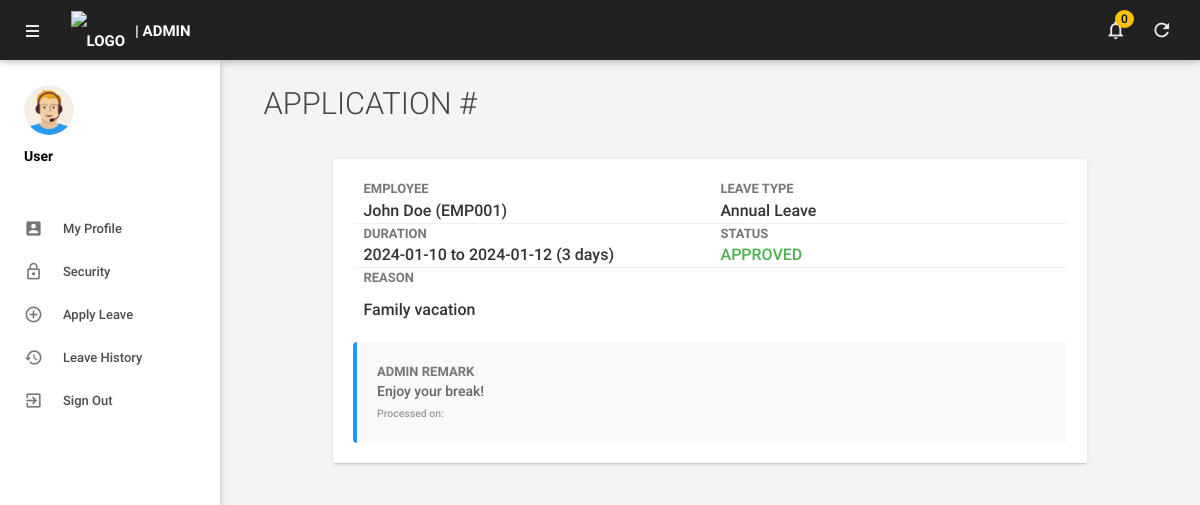
/admin/leave-details.php?leaveid=1 (signed in), run on the app's committed database.
### tables this page shows
CREATE TABLE `tblleaves` (
  `id` int(11) NOT NULL AUTO_INCREMENT,
  `LeaveType` varchar(110) NOT NULL,
  `FromDate` date NOT NULL,
  `ToDate` date NOT NULL,
  `DaysRequested` int(11) DEFAULT 0,
  `Description` mediumtext NOT NULL,
  `PostingDate` timestamp NOT NULL DEFAULT CURRENT_TIMESTAMP,
  `AdminRemark` mediumtext,
  `AdminRemarkDate` varchar(120) DEFAULT NULL,
  `Status` int(1) NOT NULL DEFAULT 0,
  `IsRead` int(1) NOT NULL DEFAULT 0,
  `empid` int(11) NOT NULL,
  PRIMARY KEY (`id`)
);

CREATE TABLE `tblemployees` (
  `id` int(11) NOT NULL AUTO_INCREMENT,
  `EmpId` varchar(100) NOT NULL,
  `FirstName` varchar(150) NOT NULL,
  `LastName` varchar(150) NOT NULL,
  `EmailId` varchar(200) NOT NULL,
  `Password` varchar(255) NOT NULL,
  `Gender` varchar(100) DEFAULT NULL,
  `Dob` varchar(100) DEFAULT NULL,
  `Department` varchar(255) DEFAULT NULL,
  `Address` varchar(255) DEFAULT NULL,
  `City` varchar(200) DEFAULT NULL,
  `State` varchar(150) DEFAULT NULL,
  `Country` varchar(150) DEFAULT 'Nigeria',
  `Phonenumber` char(15) DEFAULT NULL,
  `Status` int(1) NOT NULL DEFAULT 1,
  `role` int(11) NOT NULL,
  `LeavesTaken` int(11) DEFAULT 0,
  `ExtraLeaves` int(11) DEFAULT 0,
  `imageFileName` varchar(255) DEFAULT 'profile-image.png',
  `hash` varchar(255) DEFAULT NULL,
  `RegDate` timestamp NOT NULL DEFAULT CURRENT_TIMESTAMP,
  PRIMARY KEY (`id`),
  UNIQUE KEY `EmailId` (`EmailId`),
  UNIQUE KEY `EmpId` (`EmpId`)
);

### models/Leave.php (called while the page is built, shortened)
<?php
require_once(dirname(__FILE__) . '/../includes/config.php');
class Leave {
    private $dbh;
    public function __construct() {
        global $dbh;
        $this->dbh = $dbh;
    }
    public function findById($id) {
        $sql = "SELECT l.*, e.FirstName, e.LastName, e.EmpId, e.Gender, e.Dob, e.Department, e.Address, e.City, e.State, e.Country, e.Phonenumber, e.RegDate FROM tblleaves l JOIN tblemployees e ON l.empid = e.id WHERE l.id = ?";
        $stmt = $this->dbh->prepare($sql);
        $stmt->execute([$id]);
        return $stmt->fetch(PDO::FETCH_OBJ);
    }
}

### admin/leave-details.php (the view, shortened to what this page needs)
<?php
require_once(__DIR__ . '/../includes/config.php');
require_once(__DIR__ . '/../models/Leave.php');
$leaveId = filter_input(INPUT_GET, 'leaveid', FILTER_VALIDATE_INT);
$leaveModel = new Leave();
$leaveModel->markLeaveAsReadById($leaveId);
$leaveDetails = $leaveModel->findById($leaveId);
?>
<!DOCTYPE html>
<html lang="en">
<head>
    <?php include('includes/head.php');?>
</head>
<body>
    <?php include('includes/header.php');?>
    <?php include('includes/sidebar.php');?>
    <main class="mn-inner">
        <div class="row">
            <div class="col s12"><div class="page-title">Application #<?php echo htmlentities($leaveDetails->lid); ?></div></div>
            <div class="col s12 m12 l10 offset-l1">
                <div class="card">
                    <div class="card-content">
                        <div class="row">
                            <div class="col s12 m6 data-item"><div class="data-label">Employee</div><div class="data-value"><?php echo htmlentities($leaveDetails->FirstName . " " . $leaveDetails->LastName); ?> (<?php echo htmlentities($leaveDetails->EmpId); ?>)</div></div>
                            <div class="col s12 m6 data-item"><div class="data-label">Leave Type</div><div class="data-value"><?php echo htmlentities($leaveDetails->LeaveType); ?></div></div>
                            <div class="col s12 m6 data-item"><div class="data-label">Duration</div><div class="data-value"><?php echo htmlentities($leaveDetails->FromDate); ?> to <?php echo htmlentities($leaveDetails->ToDate); ?> (<?php echo htmlentities($leaveDetails->DaysRequested); ?> days)</div></div>
                            <div class="col s12 m6 data-item"><div class="data-label">Status</div><div class="data-value">
                                <?php if($leaveDetails->Status==1) echo '<span class="green-text">APPROVED</span>'; elseif($leaveDetails->Status==2) echo '<span class="red-text">REJECTED</span>'; else echo '<span class="blue-text">PENDING</span>'; ?>
                            </div></div>
                            <div class="col s12 data-item" style="border:none;"><div class="data-label">Reason</div><div class="data-value" style="margin-top:10px;"><?php echo nl2br(htmlentities($leaveDetails->Description)); ?></div></div>
                        </div>
                        <?php if($leaveDetails->AdminRemark) { ?>
                            <div class="remark-box">
                                <div class="data-label">Admin Remark</div>
                                <p><?php echo nl2br(htmlentities($leaveDetails->AdminRemark)); ?></p>
                                <small style="color:#999;">Processed on: <?php echo htmlentities($leaveDetails->AdminRemarkDate); ?></small>
                            </div>
                        <?php } ?>
                    </div>
                </div>
            </div>
        </div>
    </main>
</body>
</html>

### includes/head.php (style rules this page uses)
.page-title { font-weight: 300 !important; color: #444; margin-bottom: 30px; font-size: 2.2rem; }

### admin/leave-details.php (style rules this page uses)
.data-item { padding: 15px 0; border-bottom: 1px solid #f0f0f0; }
.data-label { font-weight: bold; color: #777; font-size: 13px; text-transform: uppercase; }
.data-value { font-size: 16px; color: #333; }
.remark-box { background: #f9f9f9; padding: 20px; border-radius: 4px; margin-top: 20px; border-left: 4px solid #2196F3; }

### data on the page
tblleaves: tblemployees.FirstName+LastName "John Doe", tblemployees.EmpId "EMP001", LeaveType "Annual Leave", FromDate "2024-01-10", ToDate "2024-01-12", DaysRequested "3", Description "Family vacation", AdminRemark "Enjoy your break!"

### other printed values
$h_title "| ADMIN"
$h_unread "0"
$sidebar_user_name "User"
